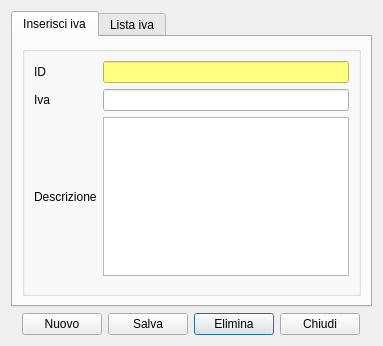
<?xml version="1.0" encoding="UTF-8"?>
<ui version="4.0">
 <class>iva</class>
 <widget class="QDialog" name="iva">
  <property name="geometry">
   <rect>
    <x>0</x>
    <y>0</y>
    <width>383</width>
    <height>346</height>
   </rect>
  </property>
  <property name="windowTitle">
   <string>Iva</string>
  </property>
  <property name="windowIcon">
   <iconset resource="../fabaria.qrc">
    <normaloff>:/images/iva.png</normaloff>:/images/iva.png</iconset>
  </property>
  <layout class="QGridLayout" name="gridLayout_3">
   <item row="0" column="0">
    <widget class="QTabWidget" name="tabWidget">
     <property name="currentIndex">
      <number>0</number>
     </property>
     <widget class="QWidget" name="tab">
      <attribute name="title">
       <string>Inserisci iva</string>
      </attribute>
      <layout class="QGridLayout" name="gridLayout_6">
       <item row="0" column="0">
        <widget class="QGroupBox" name="groupBox">
         <property name="title">
          <string/>
         </property>
         <layout class="QGridLayout" name="gridLayout_4">
          <item row="0" column="0" colspan="2">
           <layout class="QGridLayout" name="gridLayout_2">
            <item row="0" column="0">
             <widget class="QLabel" name="label">
              <property name="text">
               <string>ID</string>
              </property>
             </widget>
            </item>
            <item row="1" column="0">
             <widget class="QLabel" name="label_2">
              <property name="text">
               <string>Iva</string>
              </property>
             </widget>
            </item>
            <item row="1" column="2">
             <widget class="QLineEdit" name="lineEdit_2"/>
            </item>
            <item row="2" column="0">
             <widget class="QLabel" name="label_3">
              <property name="text">
               <string>Descrizione</string>
              </property>
             </widget>
            </item>
            <item row="0" column="2">
             <widget class="QLineEdit" name="lineEdit">
              <property name="styleSheet">
               <string notr="true">background-color:rgb(255, 255, 127)</string>
              </property>
             </widget>
            </item>
            <item row="2" column="2">
             <widget class="QTextEdit" name="textEdit"/>
            </item>
           </layout>
          </item>
          <item row="1" column="0" colspan="2">
           <spacer name="verticalSpacer">
            <property name="orientation">
             <enum>Qt::Vertical</enum>
            </property>
            <property name="sizeHint" stdset="0">
             <size>
              <width>20</width>
              <height>40</height>
             </size>
            </property>
           </spacer>
          </item>
         </layout>
        </widget>
       </item>
      </layout>
     </widget>
     <widget class="QWidget" name="tab_2">
      <attribute name="title">
       <string>Lista iva</string>
      </attribute>
      <layout class="QGridLayout" name="gridLayout_5">
       <item row="0" column="0">
        <widget class="QTableView" name="list_view">
         <attribute name="verticalHeaderDefaultSectionSize">
          <number>15</number>
         </attribute>
        </widget>
       </item>
      </layout>
     </widget>
    </widget>
   </item>
   <item row="1" column="0">
    <layout class="QGridLayout" name="gridLayout">
     <item row="0" column="3">
      <widget class="QPushButton" name="del_iva">
       <property name="text">
        <string>Elimina</string>
       </property>
       <property name="icon">
        <iconset resource="../fabaria.qrc">
         <normaloff>:/images/edit-delete.png</normaloff>:/images/edit-delete.png</iconset>
       </property>
      </widget>
     </item>
     <item row="0" column="0">
      <spacer name="horizontalSpacer">
       <property name="orientation">
        <enum>Qt::Horizontal</enum>
       </property>
       <property name="sizeHint" stdset="0">
        <size>
         <width>40</width>
         <height>20</height>
        </size>
       </property>
      </spacer>
     </item>
     <item row="0" column="4">
      <widget class="QPushButton" name="esci_iva">
       <property name="text">
        <string>Chiudi</string>
       </property>
       <property name="icon">
        <iconset resource="../../backup_restore_db/images.qrc">
         <normaloff>:/images/dialog-close.png</normaloff>:/images/dialog-close.png</iconset>
       </property>
      </widget>
     </item>
     <item row="0" column="1">
      <widget class="QPushButton" name="nuovo_b">
       <property name="text">
        <string>Nuovo</string>
       </property>
       <property name="icon">
        <iconset resource="../fabaria.qrc">
         <normaloff>:/images/dialog-ok-apply.png</normaloff>:/images/dialog-ok-apply.png</iconset>
       </property>
      </widget>
     </item>
     <item row="0" column="2">
      <widget class="QPushButton" name="agg_iva">
       <property name="text">
        <string>Salva</string>
       </property>
       <property name="icon">
        <iconset resource="../fabaria.qrc">
         <normaloff>:/images/document-save.png</normaloff>:/images/document-save.png</iconset>
       </property>
      </widget>
     </item>
     <item row="0" column="5">
      <spacer name="horizontalSpacer_2">
       <property name="orientation">
        <enum>Qt::Horizontal</enum>
       </property>
       <property name="sizeHint" stdset="0">
        <size>
         <width>40</width>
         <height>20</height>
        </size>
       </property>
      </spacer>
     </item>
    </layout>
   </item>
  </layout>
 </widget>
 <tabstops>
  <tabstop>lineEdit</tabstop>
  <tabstop>lineEdit_2</tabstop>
  <tabstop>textEdit</tabstop>
  <tabstop>nuovo_b</tabstop>
  <tabstop>agg_iva</tabstop>
 </tabstops>
 <resources>
  <include location="../../backup_restore_db/images.qrc"/>
  <include location="../fabaria.qrc"/>
 </resources>
 <connections/>
</ui>
